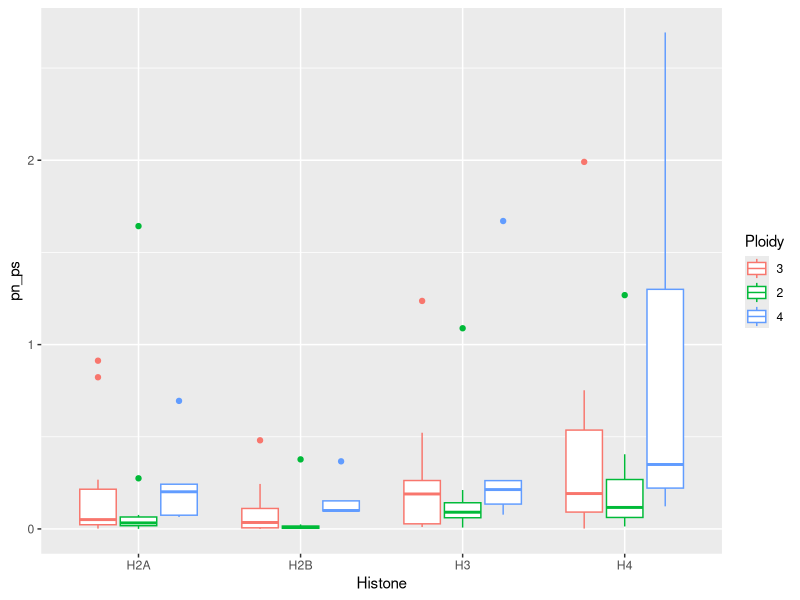

The R script that drew this image:
# title: help Leslie make boxplots for pNpS data
# author: Bin He
# date: 2020-04-12
# data: toy data from Leslie

# load required libraries
library(tidyverse)

# import data
dat <- read_tsv("PnPs_results.txt", col_types = "cfcddd")

# plotting
# goal: boxplot to show the distribution of pn/ps ratios
dat %>% ggplot(aes(x = Histone, y = pn_ps, color = Ploidy)) + geom_boxplot()
